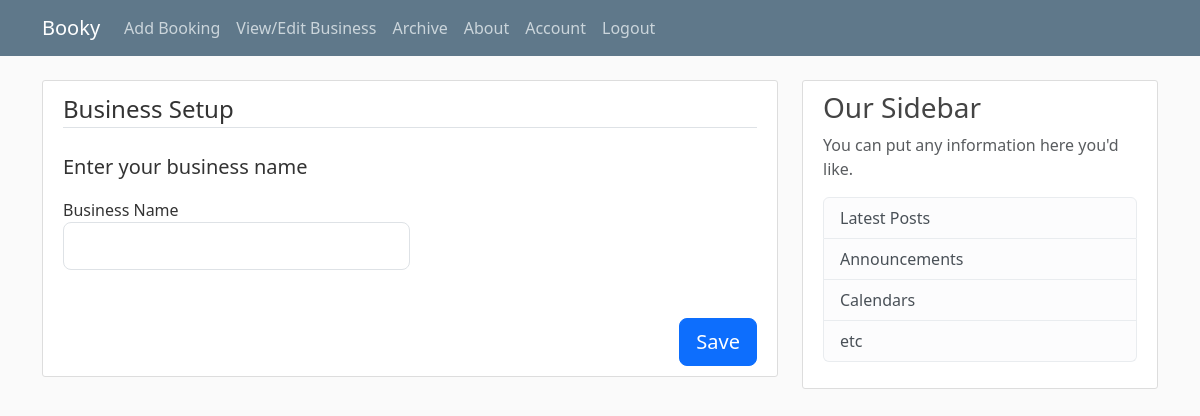
/businessname (signed in), run on an earlier commit of the app's database.
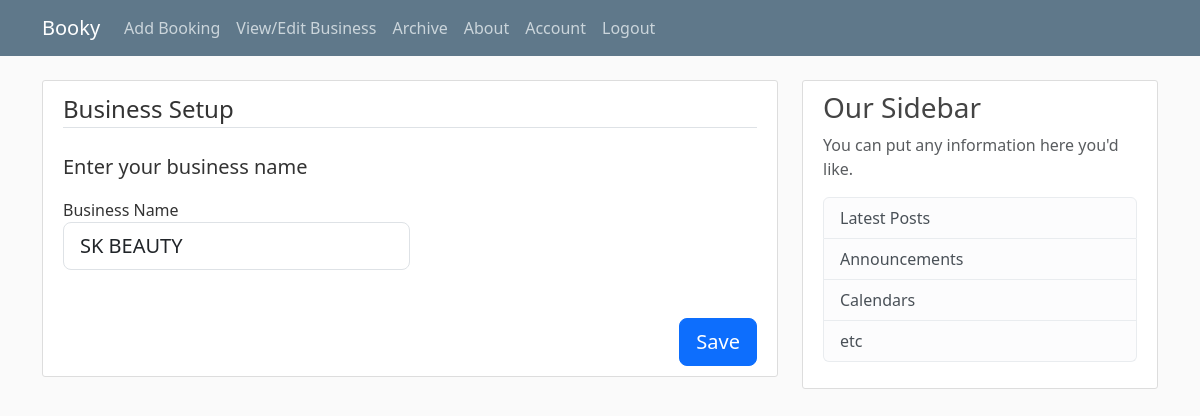
And on a later commit of the database.
### booky/models.py (models this page shows, shortened)
class User(db.Model, UserMixin):
    __tablename__ = "user"
    user_id = db.Column(db.Integer, primary_key=True, autoincrement=True)
    username = db.Column(db.String(20), unique=True, nullable=False)
    email = db.Column(db.String(120), unique=True, nullable=False)
    business_name = db.Column(db.String(120))
    image_file = db.Column(db.String(20), nullable=False, default='default.jpg')
    password = db.Column(db.String(60), nullable=False)
    created_at = db.Column(db.DateTime, nullable=False, default=datetime.utcnow)
    first_login = db.Column(db.Integer, default=0)
    __table_args__ = (
        db.Index('idx_username_email', 'username', 'email'),
    )

### booky/routes.py (the view)
@app.route("/businessname", methods=["GET", "POST"])
@login_required
def business_name():
    business_form = BusinessForm()
    business_form.business_name.data = current_user.business_name
    if request.method == 'POST':
        current_user.business_name = request.form.get('business_name')
        db.session.commit()
        return "Data saved successfully!", 200
    return render_template("businessname.html", business_form=business_form)

### booky/forms.py
class BusinessForm(FlaskForm):
    business_name = StringField('Business Name', validators=[InputRequired()])
    submit = SubmitField('Add Business')

### booky/models.py (called while the page is built)
@login_manager.user_loader
def load_user(user_id):
    return User.query.get(int(user_id))

### booky/templates/businessname.html (shortened to what this page needs)
{% extends "base.html" %} {% block content %}
<div class="content-section" id="multi_forms">
  <form class="form-group active-step" id="businessname">
    <legend class="border-bottom mb-4">Business Setup</legend>
    <p class="lead">Enter your business name</p>
    <div class="form-group mb-5 w-50">
      {{ business_form.business_name.label(class="form-control-label") }} {{
      business_form.business_name(class="form-control form-control-lg") }}
    </div>
    <div class="form-group text-end">
      <button
        type="button"
        class="save-btn btn btn-primary btn-lg"
        id="saveBtn"
      >
        Save
      </button>
    </div>
  </form>
</div>
{% endblock content %}

What changed in the data, as far as the page shows it:
now on this page (row edited): User: business_name "SK BEAUTY"
